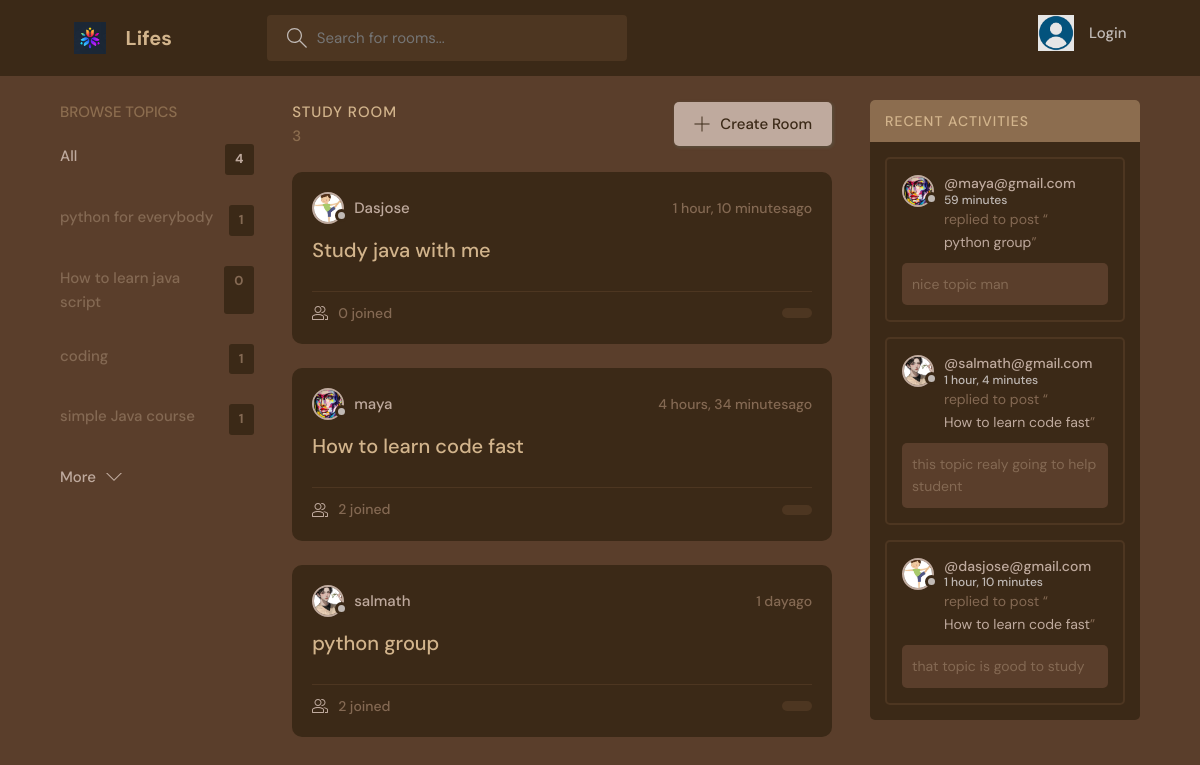
The page / on the database its author committed.
### base/models.py (models this page shows, shortened)
class Topics(models.Model):
    name = models.CharField(max_length=200)

class Room(models.Model):
    host = models.ForeignKey(User, on_delete=models.SET_NULL, null=True)
    topics = models.ForeignKey(Topics, on_delete=models.SET_NULL, null=True)
    name = models.CharField(max_length=200)
    description = models.TextField(null=True, blank=True)
    participants = models.ManyToManyField(User, related_name='participants', blank=True)
    updated = models.DateTimeField(auto_now=True)
    created = models.DateTimeField(auto_now_add=True )
    class Meta:
        ordering = ['-updated', '-created']
    def __str__(self):
        return self.name

class User(AbstractUser):
    name = models.CharField(max_length=200, null=True)
    email = models.EmailField(unique=True, null=True)
    bio = models.TextField(null=True)
    avatar = models.ImageField(null=True, default="dp.png")
    USERNAME_FIELD = 'email'
    REQUIRED_FIELDS = []

class Message(models.Model):
    user = models.ForeignKey(User, on_delete=models.CASCADE)
    room = models.ForeignKey(Room, on_delete=models.CASCADE)
    body = models.TextField()
    updated = models.DateTimeField(auto_now=True)
    created = models.DateTimeField(auto_now_add=True )
    class Meta:
        ordering = ['-updated', '-created']

### base/views.py (the view)
# urls.py: path('', views.home, name="home"),
def home(request):
    q = request.GET.get('q') if  request.GET.get('q') != None else ''
    rooms = Room.objects.filter(Q(topics__name__icontains=q)| Q(name__icontains=q)| Q(description__icontains=q))
    topics = Topics.objects.all()[0:5]
    room_count = rooms.count()
    room_messeges = Message.objects.filter(Q(room__topics__name__icontains=q))
    context = {'rooms': rooms, 'topics': topics, 'room_count': room_count, 'room_messages': room_messeges}
    return render(request, 'base/home.html', context)

### base/templates/base/home.html (shortened to what this page needs)
{% extends 'main.html' %}
{% block content %}
    <main class="layout layout--3">
      <div class="container">
        {% include 'base/topicsold.html' %}
        <div class="roomList">
          <div class="roomList__header">
            <div>
              <h2>Study Room</h2>
              <p>{{room_count}}</p>
            </div>
            <a class="btn btn--main" href="{% url 'createroom' %}">
              <svg version="1.1" xmlns="http://www.w3.org/2000/svg" width="32" height="32" viewBox="0 0 32 32">
                <title>add</title>
                <path
                  d="M16.943 0.943h-1.885v14.115h-14.115v1.885h14.115v14.115h1.885v-14.115h14.115v-1.885h-14.115v-14.115z"
                ></path>
              </svg>
              Create Room
            </a>
          </div>
          {% include 'base/feeds.html' %}
        </div>
         {% include 'base/activitycom.html' %}
      </div>
    </main>
{% endblock %}

### base/templates/base/topicsold.html
<div class="topics">
    <div class="topics__header">
      <h2>Browse Topics</h2>
    </div>
    <ul class="topics__list">
      <li>
        <a href="{% url 'home' %}" class="active">All <span>{{topics.count}}</span></a>
      </li>
      {% for topic in topics %}
      <li>
        <a href="{% url 'home' %}?q={{topic.name}}">{{topic.name}} <span>{{topic.room_set.all.count}}</span></a>
      </li>
      {% endfor %}
    </ul>
    <a class="btn btn--link" href="{% url 'topics' %}">
      More
      <svg version="1.1" xmlns="http://www.w3.org/2000/svg" width="32" height="32" viewBox="0 0 32 32">
        <title></title>
        <path d="M16 21l-13-13h-3l16 16 16-16h-3l-13 13z"></path>
      </svg>
    </a>
  </div>

### base/templates/base/feeds.html (shortened to what this page needs)
{% for room in rooms %}
<div class="roomListRoom">
    <div class="roomListRoom__header">
      <a href="{% url 'profile' room.host.id %}" class="roomListRoom__author">
        <div class="avatar avatar--small">
          <img src="{{room.host.avatar.url}}" />
        </div>
        <span>{{room.host.username}}</span>
      </a>
      <div class="roomListRoom__actions">
        <span>{{room.created|timesince}}ago</span>
      </div>
    </div>
    <div class="roomListRoom__content">
      <a href="{% url 'room' room.id %}">{{room.name}}</a>
    </div>
    <div class="roomListRoom__meta">
      <a href="{% url 'room' room.id %}" class="roomListRoom__joined">
        {{room.participants.all.count}} joined
      </a>
      <p class="roomListRoom__topic">{{room.topic.name}}</p>
    </div>
  </div>
{% endfor %}

### base/templates/base/activitycom.html (shortened to what this page needs)
<div class="activities">
    <div class="activities__header">
      <h2>Recent Activities</h2>
    </div>
    {% for message in room_messages %}
    <div class="activities__box">
      <div class="activities__boxHeader roomListRoom__header">
        <a href="{% url 'profile' message.user.id %}" class="roomListRoom__author">
          <div class="avatar avatar--small">
            <img src="{{message.user.avatar.url}}" />
          </div>
          <p>
            @{{message.user}}
            <span>{{message.created|timesince}}</span>
          </p>
        </a>
      </div>
      <div class="activities__boxContent">
        <p>replied to post “<a href="{% url 'room' message.room.id %}">{{message.room}}</a>”</p>
        <div class="activities__boxRoomContent">
            {{message.body}}
        </div>
      </div>
    </div>
    {% endfor %}
  </div>

### rows shown on the page
Topics: name "python for everybody", room_set.all.count "1"
Topics: name "How to learn java script", room_set.all.count "0"
Topics: name "coding", room_set.all.count "1"
Topics: name "simple Java course", room_set.all.count "1"
Room: host.avatar (picture), host.username "Dasjose", created "1 hour, 10 minutes", name "Study java with me", participants.all.count "0"
Room: host.avatar (picture), host.username "maya", created "4 hours, 34 minutes", name "How to learn code fast", participants.all.count "2"
Room: host.avatar (picture), host.username "salmath", created "1 day", name "python group", participants.all.count "2"
Message: user.avatar (picture), user "maya@gmail.com", created "59 minutes", room "python group", body "nice topic man"
Message: user.avatar (picture), user "salmath@gmail.com", created "1 hour, 4 minutes", room "How to learn code fast", body "this topic realy going to help student"
Message: user.avatar (picture), user "dasjose@gmail.com", created "1 hour, 10 minutes", room "How to learn code fast", body "that topic is good to study"

### other values the page prints
{{ topics.count }} "4"
{{ room_count }} "3"
